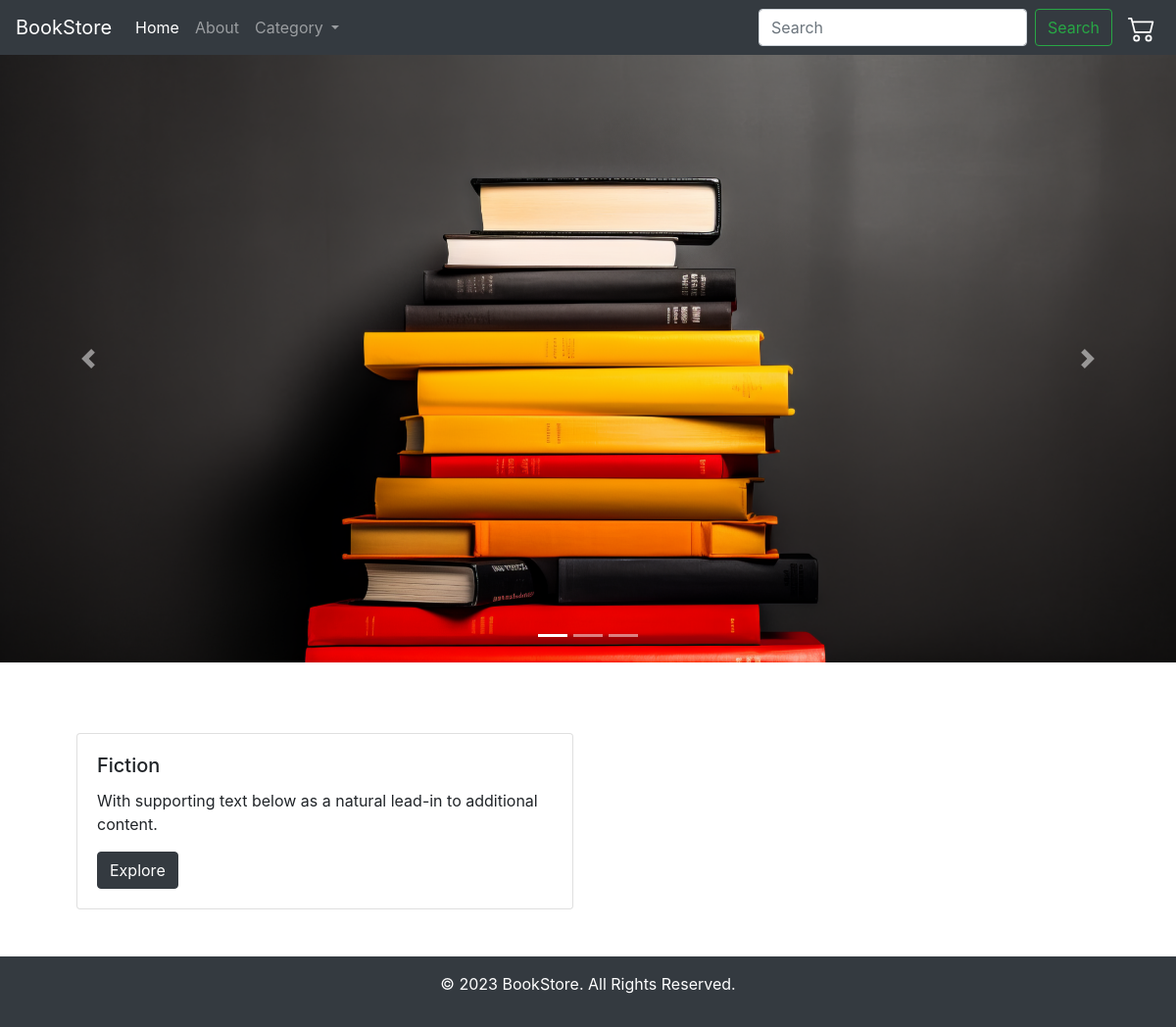
Before: / with the older database file.
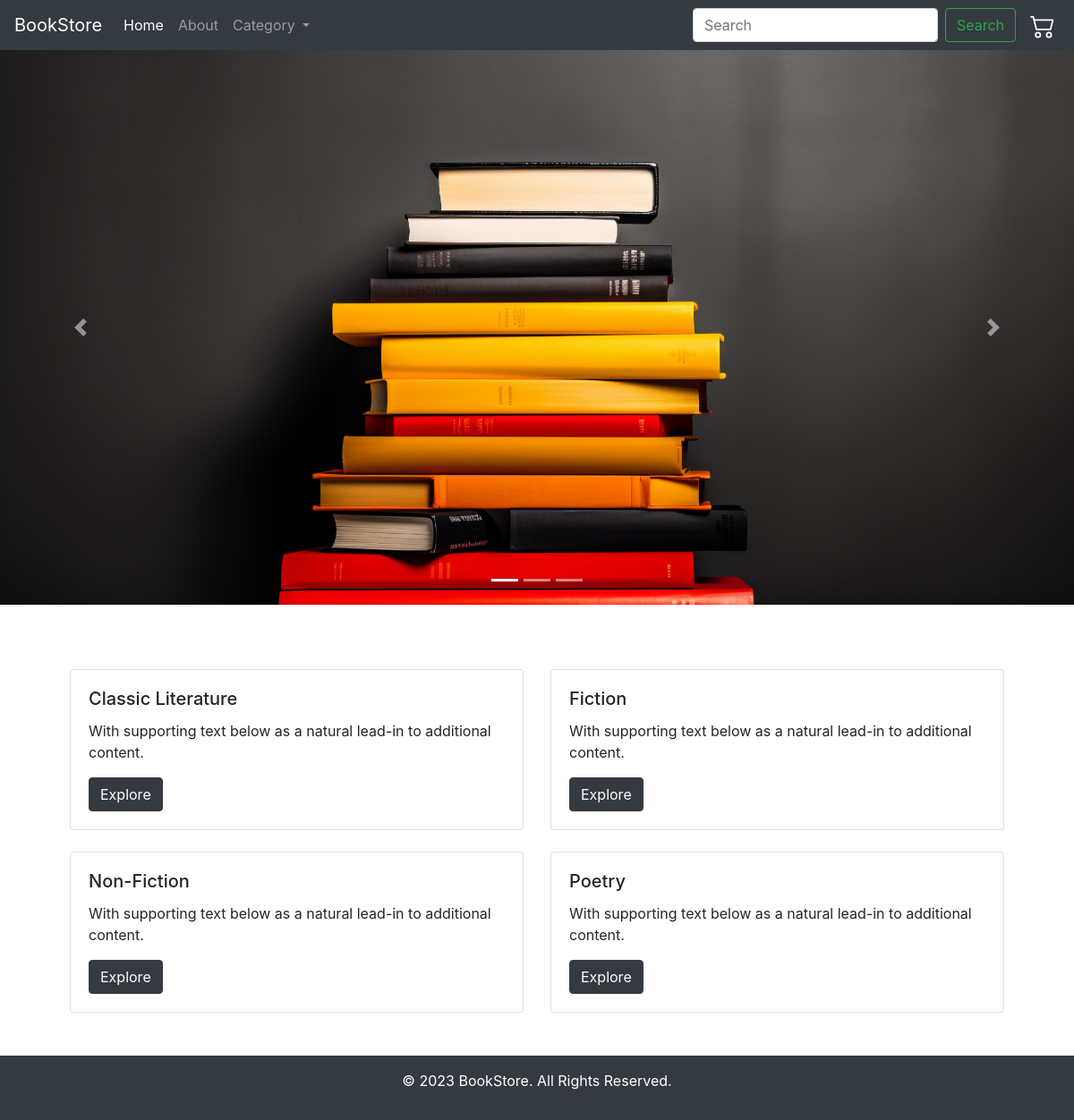
After: the same page with the newer database file.
### book/models.py (models this page shows, shortened)
class Category(db.Model):
     __tablename__ = 'categories'
     id = db.Column(db.Integer, primary_key=True)
     name = db.Column(db.String(255), nullable=False)
     book = db.relationship('Book', backref='Category', cascade="all, delete-orphan")

### book/views.py (the view)
@main_bp.route('/')
def index():
     return render_template('index.html')

### book/views.py (called while the page is built)
@main_bp.context_processor
def inject_user():
    return dict(base_category=Category.query.order_by(Category.name).all())

### book/templates/index.html (shortened to what this page needs)
{% extends "base.html" %}
{% block body %}
<section class="my-landing-image">
  <div id="carouselExampleIndicators" class="carousel slide" data-ride="carousel">
    <ol class="carousel-indicators">
      <li data-target="#carouselExampleIndicators" data-slide-to="0" class="active"></li>
      <li data-target="#carouselExampleIndicators" data-slide-to="1"></li>
      <li data-target="#carouselExampleIndicators" data-slide-to="2"></li>
    </ol>
    <div class="carousel-inner" style="height:620px;">
      <div class="carousel-item active">
        <img src="{{ url_for('static', filename='img/1-book.png') }}" class="d-block w-100 h-50" alt="...">
        <div class="carousel-caption d-none d-md-block" style="margin-bottom:650px;">
        </div>
      </div>
    </div>
    <button class="carousel-control-prev" type="button" data-target="#carouselExampleIndicators" data-slide="prev">
      <span class="carousel-control-prev-icon" aria-hidden="true"></span>
    </button>
    <button class="carousel-control-next" type="button" data-target="#carouselExampleIndicators" data-slide="next">
      <span class="carousel-control-next-icon" aria-hidden="true"></span>
    </button>
  </div>
</section>
<div class="container p-5">
  <div class="row">
    {% for category in base_category %}
    <div class="col-sm-6 mt-4">
      <div class="card">
        <div class="card-body">
          <h5 class="card-title">{{ category.name }}</h5>
          <p class="card-text">With supporting text below as a natural lead-in to additional content.</p>
          <a href="{{ url_for('main.book', category_id = category.id) }}" class="btn btn-dark">Explore</a>
        </div>
      </div>
    </div>
    {% endfor %}
  </div>
</div>
{% endblock body %}

Changed rows visible on the page:
added Category: name "Classic Literature"
added Category: name "Non-Fiction"
added Category: name "Poetry"
